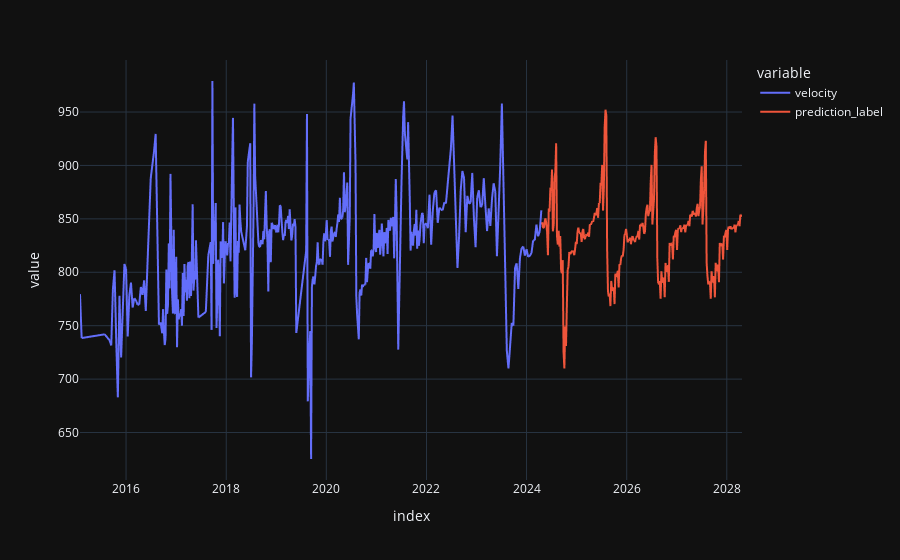

Notebook source saved alongside this figure:
### Markdown cell above
Plot the original data and the future predictions.

### Code cell
concat_df = pd.concat([df,predictions_future], axis=0)
concat_df_i = pd.date_range(start='2015-01-30', end = '2028-04-24', freq = '6D')
concat_df.set_index(concat_df_i, inplace=True)

fig = px.line(concat_df, x=concat_df.index, y=["velocity", "prediction_label"], template = 'plotly_dark')
fig.show()

### Figure 1 — Plotly figure (JSON) as saved in the notebook; plotly's stock layout.template omitted (floating-point values rounded to 4 significant figures; data arrays with more than 128 entries replaced by an {"elided": "..."} marker saying what was removed)
{"data": [{"hovertemplate": "variable=velocity<br>index=%{x}<br>value=%{y}<extra></extra>", "legendgroup": "velocity", "line": {"color": "#636efa", "dash": "solid"}, "marker": {"symbol": "circle"}, "mode": "lines", "name": "velocity", "showlegend": true, "type": "scattergl", "x": {"elided": "806 str values"}, "xaxis": "x", "y": {"elided": "806 float values"}, "yaxis": "y"}, {"hovertemplate": "variable=prediction_label<br>index=%{x}<br>value=%{y}<extra></extra>", "legendgroup": "prediction_label", "line": {"color": "#EF553B", "dash": "solid"}, "marker": {"symbol": "circle"}, "mode": "lines", "name": "prediction_label", "showlegend": true, "type": "scattergl", "x": {"elided": "806 str values"}, "xaxis": "x", "y": {"elided": "806 float values"}, "yaxis": "y"}], "layout": {"legend": {"title": {"text": "variable"}, "tracegroupgap": 0}, "margin": {"t": 60}, "xaxis": {"anchor": "y", "domain": [0, 1], "title": {"text": "index"}}, "yaxis": {"anchor": "x", "domain": [0, 1], "title": {"text": "value"}}}}
